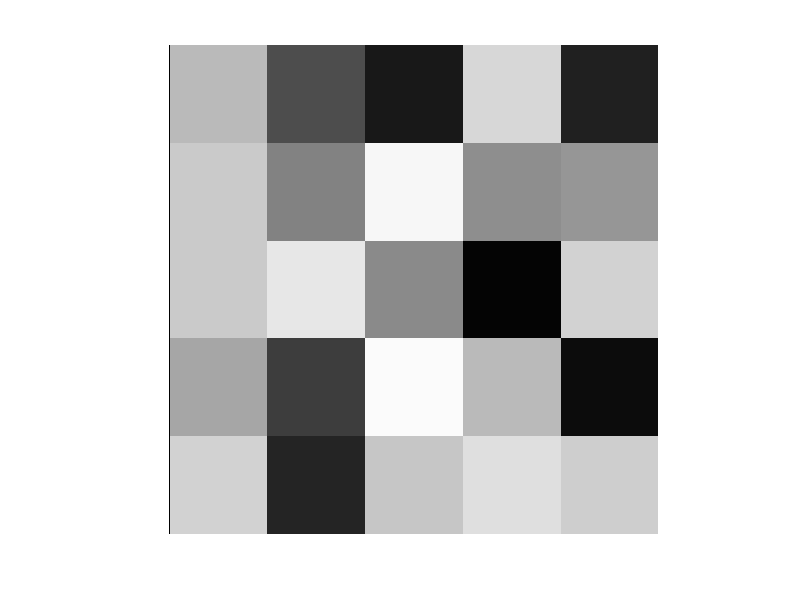

This chart was generated by the following MATLAB code:
%Here are a few MATLAB finger exercises:

%clear all variables
clear all;

%close all windows
close all;

%clear the command windows
clc;

%generate a random matrix of size 5x6
A = rand(5,6)

%delete the last column of A
A(:,end) = []

%transform A into a vector
v = A(:)

%transform v back into a matrix
A = reshape(v,5,5)

%get the biggest entry of A row 1
m1 = max(A(1,:))

%get the biggest entry of A col 2
m2 = max(A(:,2))

%treat A as an image and visualize it
imshow(A);

%create another matrix B and multiply it with A
B = magic(5)
C = A * B

%multiply every entry of A with the corresponding entry of B
%the dot indicates that the operation * shall be performed componentwise 
D = A .* B

%square every entry of B
B2 = B .* B

%create a third matrix C filled with zeros
C = zeros(5);

%write the difference of the last two rows of A and B into the last
%two rows of C (note that for + and - no dot is necessary!) 
C(4:5,:) = A(4:5,:) - B(4:5,:)


